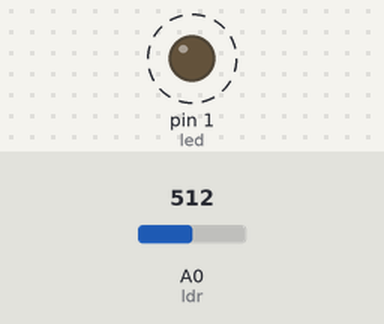
This sketch was run on a simulated Arduino Uno, built with avr-gcc and run on an emulated ATmega328P. Parts: output pins drawn as LEDs (lit = HIGH). Dashed ring = blinking. The test bench sets the inputs (shaded band); at power-on: A0 (ldr) = 512.

Above: at 1.8 s.
1.9 s: A0 (ldr) set to 0
At 3.3 s:
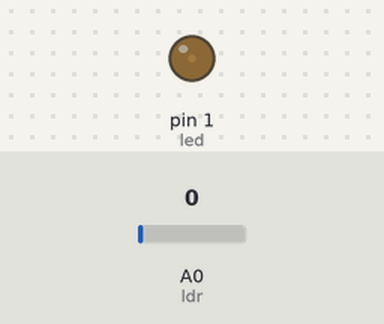
3.6 s: A0 (ldr) set to 122
At 3.9 s:
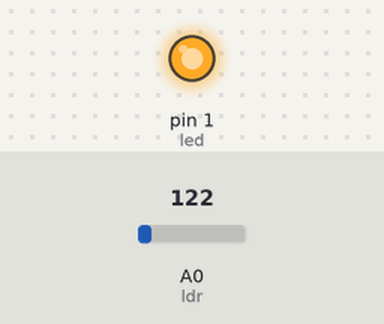
Timing chart, 0 to 13.1 s (numbered marks = the images above; inputs shaded):
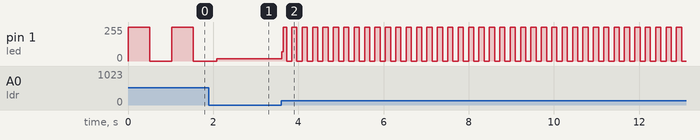

Measured:
- after the input at 3.6 s, pin 1 (led): 16/255 → 69/255 at once, then moves between 0/255 and 255/255, repeating every 0.24 s
- by itself, pin 1 (led): alternates 255/255 for 0.51 s and 0/255 for 0.51 s

The sketch:

ldr.ino
```cpp
int led=1;
int ldr=0;
int value=0;


void setup(){
  pinMode(led,OUTPUT);
}

void loop(){

  value=analogRead(ldr);
  digitalWrite(led,HIGH);
  delay(value);
  digitalWrite(led,LOW);
  delay(value);
}
```
